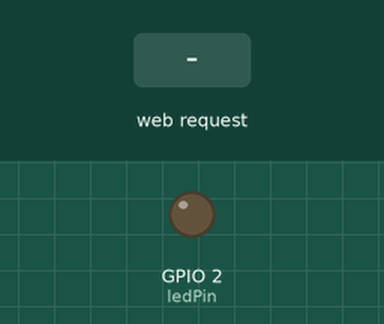
Simulated run of this sketch. Board: ESP32. On the bench: output pins drawn as LEDs (lit = HIGH). Inputs (shaded band) come from the test bench. WiFi joins after 1.5 s; servers stay silent unless stated; what the sketch prints to the serial monitor is not drawn.

Above: at 2.7 s.
2.8 s: HTTP request GET /on received
At 3.7 s:
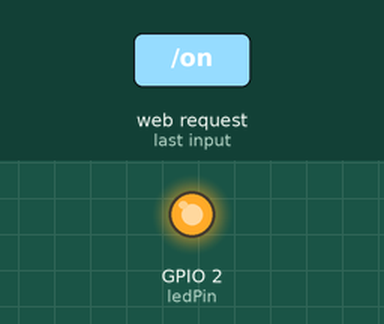
4.3 s: HTTP request GET /off received
At 4.9 s:
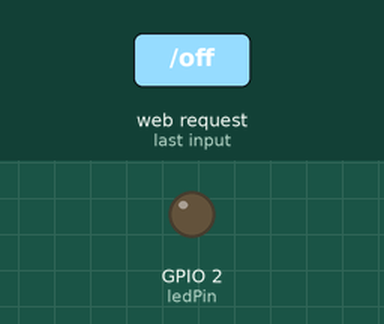
Timing chart, 0 to 7.3 s (numbered marks = the images above; inputs shaded):
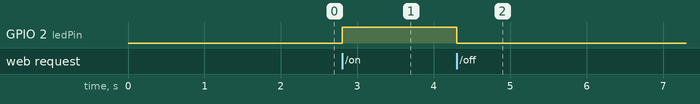

The sketch:

webserver.ino
```cpp
// বোর্ডের নিজের ওয়েব পেজ: ব্রাউজার থেকে LED জ্বালাও-নেভাও — ESP32 বোর্ড
// LED-র লম্বা পা রেজিস্টর হয়ে D2-তে, ছোট পা GND-তে।
// ল্যাবে আসল ইন্টারনেট নেই: বোর্ড ল্যাবের বানানো একটা নেটওয়ার্কে যোগ দেয়, আর
// ডানের "ওয়েব পেজ" প্যানেল থেকে বোর্ডের পেজ খোলা যায়।

#include <WiFi.h>
#include <WebServer.h>

const char* ssid = "lab-wifi";      // আসল বোর্ডে তোমার Wi-Fi-র নাম
const char* password = "12345678";  // আর তার পাসওয়ার্ড
const int ledPin = 2;

WebServer server(80);  // ৮০ নম্বর পোর্টে ওয়েব সার্ভার
bool ledOn = false;

// পুরো পেজটা একটা লেখা (HTML) হিসেবে বানাও।
String page() {
  String html = "<!DOCTYPE html><html><head><meta charset='utf-8'><title>ESP32 LED</title></head><body>";
  html += "<h1>ESP32-র LED</h1>";
  html += "<p>LED এখন: <b>";
  html += ledOn ? "জ্বলছে" : "নেভা";
  html += "</b></p>";
  html += "<p><a href='/on'>জ্বালাও</a> | <a href='/off'>নেভাও</a></p>";
  html += "</body></html>";
  return html;
}

void handleRoot() {
  server.send(200, "text/html", page());
}

void handleOn() {
  ledOn = true;
  digitalWrite(ledPin, HIGH);
  server.send(200, "text/html", page());
}

void handleOff() {
  ledOn = false;
  digitalWrite(ledPin, LOW);
  server.send(200, "text/html", page());
}

void setup() {
  pinMode(ledPin, OUTPUT);
  Serial.begin(115200);

  WiFi.begin(ssid, password);
  Serial.print("Wi-Fi-তে যোগ দিচ্ছি");
  while (WiFi.status() != WL_CONNECTED) {
    delay(500);
    Serial.print(".");
  }
  Serial.println();
  Serial.print("ঠিকানা: http://");
  Serial.println(WiFi.localIP());

  // কোন পাতা চাইলে কোন ফাংশন উত্তর দেবে।
  server.on("/", handleRoot);
  server.on("/on", handleOn);
  server.on("/off", handleOff);
  server.begin();
  Serial.println("ওয়েব সার্ভার চালু");
}

void loop() {
  server.handleClient();  // কেউ পেজ চাইলে উত্তর দাও
  delay(2);
}
```

Measured:
- after the input at 2.8 s, GPIO 2 (ledPin): LOW → HIGH at once
- after the input at 4.3 s, GPIO 2 (ledPin): HIGH → LOW at once
